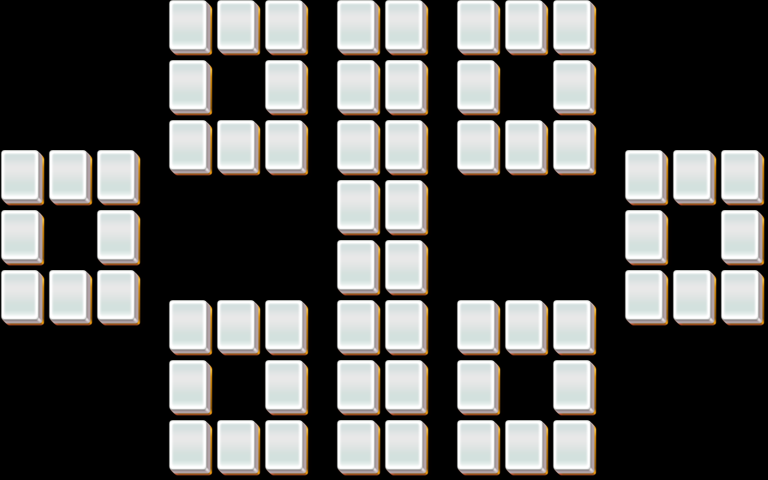

This game map was drawn from its Tiled (.tmx) file and the tilesets committed beside it. A one-line description and the trimmed map source follow:
An orthogonal 32x16 tile map with 24x30 px tiles, 5 tile layers (layer1, layer2, layer3, layer4, ...).

<map version="1.0" orientation="orthogonal" width="32" height="16" tilewidth="24" tileheight="30">
 <properties>
  <property name="species" value="20" />
 </properties>
 <tileset firstgid="1" name="mahjong" tilewidth="48" tileheight="60">
  <image source="mahjong.png" width="48" height="60" />
 </tileset>
 <layer name="layer1" width="32" height="16">
  <data>[512 cells, 64 non-empty, 1 distinct tile ids]</data>
 </layer>
 <layer name="layer2" width="32" height="16">
  <data>[512 cells, 64 non-empty, 1 distinct tile ids]</data>
 </layer>
 <layer name="layer3" width="32" height="16">
  <data>[512 cells, 32 non-empty, 1 distinct tile ids]</data>
 </layer>
 <layer name="layer4" width="32" height="16">
  <data>[512 cells, 0 non-empty, 0 distinct tile ids]</data>
 </layer>
 <layer name="layer5" width="32" height="16">
  <data>[512 cells, 0 non-empty, 0 distinct tile ids]</data>
 </layer>
</map>
